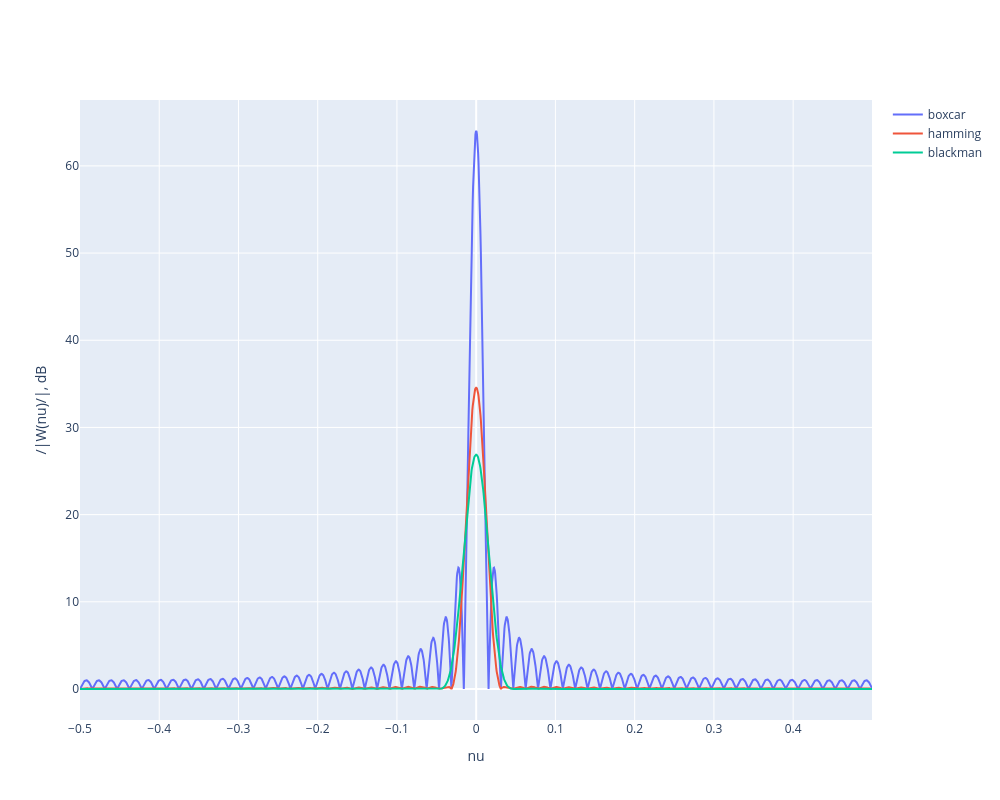

Here is the notebook cell this chart was saved with:
### Code cell
fig = go.Figure()
for i, window in enumerate(['boxcar', 'hamming', 'blackman']):
    nu, W = DTFT(x=signal.get_window(window = window, Nx = N, fftbins = True), M=M)
    fig.add_trace(go.Scatter(x=nu, y=abs(W),
                    mode = 'lines', line = dict(dash='solid'), name = f'{window}'))
    
fig.update_yaxes(title_text="/|W(nu)/|, dB")
fig.update_xaxes(title_text="nu")
# fig.update_yaxes(range=[-80, 3])
fig.update_xaxes(showspikes=True, spikecolor="red", spikethickness=2)
fig.update_yaxes(showspikes=True, spikecolor="red", spikesnap="cursor", spikemode="across", spikethickness=2)

fig.update_layout(height=800, width=1000,)
fig.update_layout(hoverlabel_namelength=-1)
fig.show()

### Figure 1 — Plotly figure (JSON) as saved in the notebook; plotly's stock layout.template omitted (floating-point values rounded to 4 significant figures; data arrays with more than 128 entries replaced by an {"elided": "..."} marker saying what was removed)
{"data": [{"line": {"dash": "solid"}, "mode": "lines", "name": "boxcar", "type": "scatter", "x": {"elided": "2048 float values"}, "y": {"elided": "2048 float values"}}, {"line": {"dash": "solid"}, "mode": "lines", "name": "hamming", "type": "scatter", "x": {"elided": "2048 float values"}, "y": {"elided": "2048 float values"}}, {"line": {"dash": "solid"}, "mode": "lines", "name": "blackman", "type": "scatter", "x": {"elided": "2048 float values"}, "y": {"elided": "2048 float values"}}], "layout": {"height": 800, "hoverlabel": {"namelength": -1}, "width": 1000, "xaxis": {"showspikes": true, "spikecolor": "red", "spikethickness": 2, "title": {"text": "nu"}}, "yaxis": {"showspikes": true, "spikecolor": "red", "spikemode": "across", "spikesnap": "cursor", "spikethickness": 2, "title": {"text": "/|W(nu)/|, dB"}}}}
